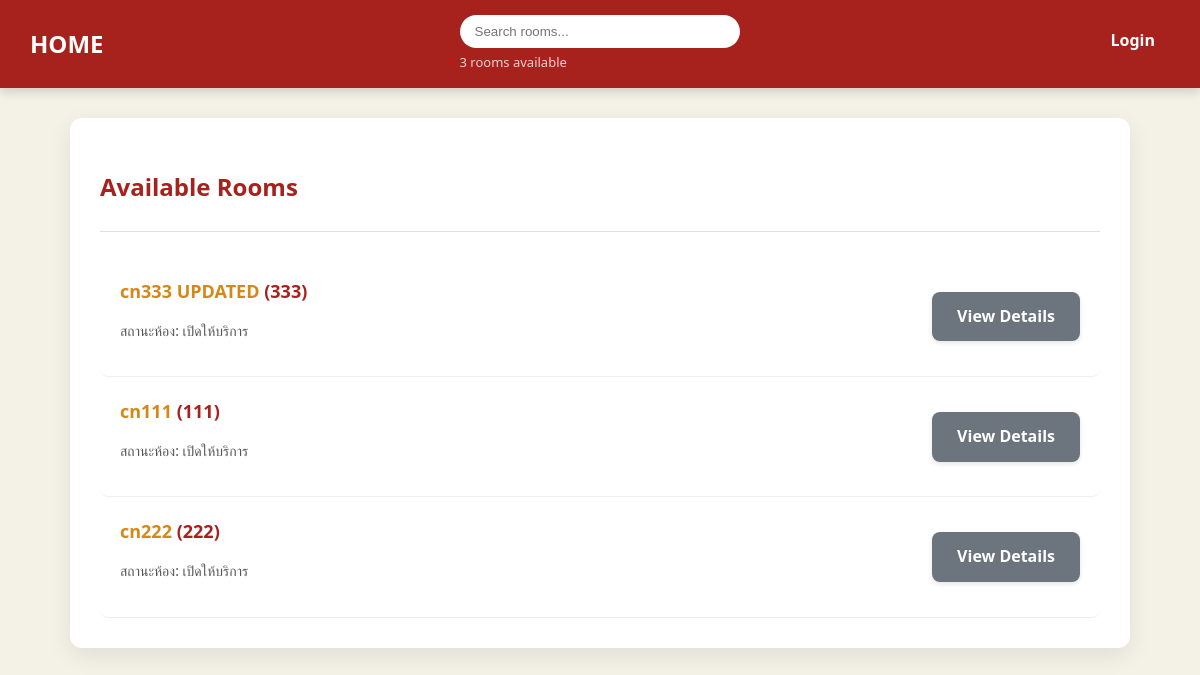
Before: / with the older database file.
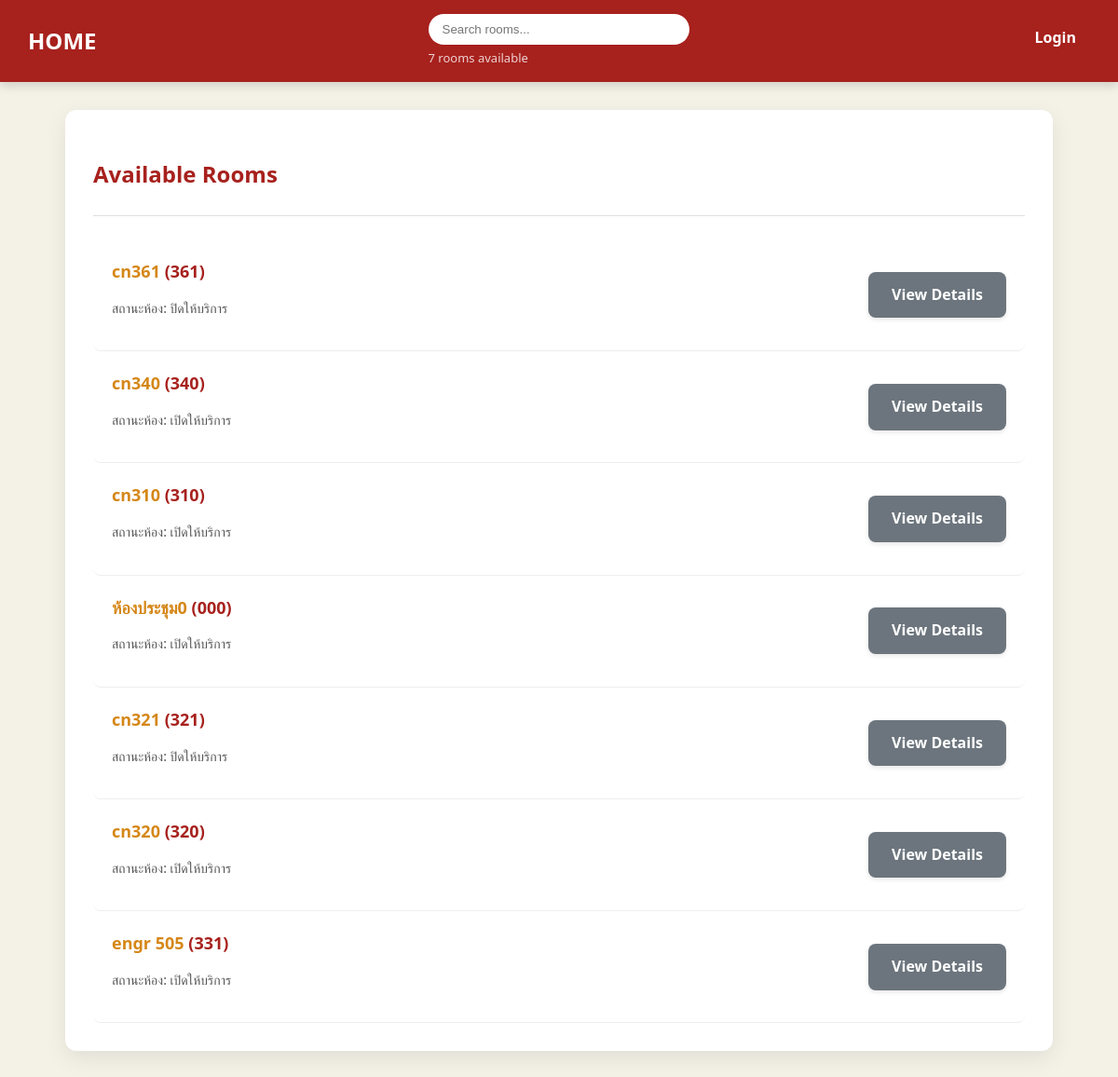
After: the same page with the newer database file.
### booking/models.py (models this page shows, shortened)
class Room(models.Model):
    room_id = models.CharField(max_length=10, primary_key=True, verbose_name='ID')
    room_name = models.CharField(max_length=200, verbose_name='Name')
    room_capacity = models.PositiveIntegerField(verbose_name='Capacity')
    room_hours = models.PositiveIntegerField(
        'Total Hours',
        validators=[MinValueValidator(0), MaxValueValidator(24)]
    )
    status = models.BooleanField(verbose_name='Status')
    description = models.TextField(null=True, blank=True, verbose_name='Description')
    updated = models.DateTimeField(auto_now=True)
    created = models.DateTimeField(auto_now_add=True)
    class Meta:
        ordering = ['-updated', '-created']

### booking/views.py (the view)
# urls.py: path('',views.home, name='home' ),
def home(request):
    q = request.GET.get('q') if request.GET.get('q') != None else ''
    rooms = Room.objects.filter(
        Q(room_name__icontains=q) |
        Q(room_id__icontains=q)
    )
    room_count = rooms.count()
    context = {'rooms': rooms, 'room_count': room_count}
    return render(request, 'booking/home.html', context)

### booking/templates/booking/home.html (shortened to what this page needs)
{% extends 'main.html' %}
{% block content %}
<div class="home-container">
    <div class="home-header">
        <h2>Available Rooms</h2>
    </div>
    <hr>
    <div class="room-list">
        {% for room in rooms %}
            <div class="room-item">
                <div>
                    <h5><a href="{% url 'room' room.room_id %}" class="room-name">{{room.room_name}}</a> ({{room.room_id}})</h5>
                    <p class="room-status">สถานะห้อง: {{ room.status|yesno:"เปิดให้บริการ,ปิดให้บริการ" }}</p>
                </div>
                <a href="{% url 'room' room.room_id %}" class="btn btn-secondary">View Details</a>
            </div>
        {% endfor %}
    </div>
</div>
{% endblock %}

### templates/main.html (shortened to what this page needs)
<!DOCTYPE html>
{% load static %}
<html lang="en">
<head>
    <link rel="stylesheet" href="{% static 'styles/main.css' %}">
</head>
<body>
    {% include 'navbar.html' %}
    <div class="content-container">
        {% block content %}
    {% endblock %}
    </div>
</body>
</html>

### templates/navbar.html
<nav class="navbar">
    <div class="logo">
        <a href="/">HOME</a>
    </div>
    <div class="search-container">
        <form method="GET" action="{% url 'home' %}">
            <input type="text" name="q" placeholder="Search rooms..."/>
        </form>
        <span class="rooms-available-text">{{room_count}} rooms available</span>
    </div>
    <div class="nav-links">
        {% if request.user.is_authenticated %}
            <div class="user-welcome">
                Welcome, {{ request.user.get_full_name|default:request.user.username }}
            </div>
            {% if not request.user.is_superuser %}
            <a href="{% url 'schedule' %}">My Bookings</a>
            {% endif %}
            <a href="{% url 'logout' %}">Logout</a>
        {% else %}
            <a href="{% url 'login' %}">Login</a>
        {% endif %}
    </div>
</nav>

### static/styles/main.css (style rules this page uses)
body { background-color: #f4f1e7; font-family: 'Kanit', 'Segoe UI', Tahoma, Geneva, Verdana, sans-serif; margin: 0; color: #333333; font-size: 16px; line-height: 1.6; }
h1, h2, h3, h4, h5 { color: #a7211d; }
a { color: #d58718; text-decoration: none; transition: color 0.3s ease; }
hr { border: 0; border-top: 1px solid #e0e0e0; margin: 25px 0; }
.content-container { max-width: 1000px; margin: 30px auto; padding: 30px; background-color: #ffffff; border-radius: 12px; box-shadow: 0 8px 25px rgba(0, 0, 0, 0.08); transition: all 0.3s ease; }
.navbar { background-color: #a7211d; padding: 15px 30px; color: white; display: flex; justify-content: space-between; align-items: center; box-shadow: 0 4px 10px rgba(0,0,0,0.15); position: sticky; top: 0; z-index: 1000; }
.navbar .logo a { color: white; font-size: 24px; font-weight: bold; text-decoration: none; transition: color 0.3s ease; }
.navbar .nav-links a { color: white; margin: 0 15px; font-weight: bold; padding-bottom: 5px; border-bottom: 2px solid transparent; transition: border-color 0.3s ease; }
.navbar form input[type="text"] { padding: 9px 15px; border: none; border-radius: 20px; min-width: 250px; transition: all 0.3s ease; }
.btn { display: inline-block; padding: 12px 25px; border: none; border-radius: 8px; color: white; font-weight: bold; font-size: 16px; cursor: pointer; text-align: center; transition: all 0.2s ease-in-out; box-shadow: 0 2px 5px rgba(0,0,0,0.1); }
.btn-secondary { background-color: #6c757d; }
.room-list .room-item { padding: 20px; border-radius: 8px; border-bottom: 1px solid #eee; display: flex; justify-content: space-between; align-items: center; transition: all 0.3s ease; }
.room-list .room-item h5 { margin: 0; font-size: 18px; }
.room-list .room-item .room-name { font-weight: bold; }
.room-list .room-item .room-status { font-size: 14px; color: #555; }
.search-container { display: flex; flex-direction: column; }
.rooms-available-text { color: rgba(255, 255, 255, 0.8); font-size: 13px; margin-top: 4px; }
.nav-links { display: flex; align-items: center; }

Changed rows visible on the page:
removed Room: room_name "cn333 UPDATED", room_id "333", status "เปิดให้บริการ"
removed Room: room_name "cn111", room_id "111", status "เปิดให้บริการ"
removed Room: room_name "cn222", room_id "222", status "เปิดให้บริการ"
added Room: room_name "cn361", room_id "361", status "ปิดให้บริการ"
added Room: room_name "cn340", room_id "340", status "เปิดให้บริการ"
added Room: room_name "cn310", room_id "310", status "เปิดให้บริการ"
added Room: room_name "ห้องประชุม0", room_id "000", status "เปิดให้บริการ"
added Room: room_name "cn321", room_id "321", status "ปิดให้บริการ"
added Room: room_name "cn320", room_id "320", status "เปิดให้บริการ"
added Room: room_name "engr 505", room_id "331", status "เปิดให้บริการ"
Other visible differences:
{{ room_count }}: "3" → "7"
